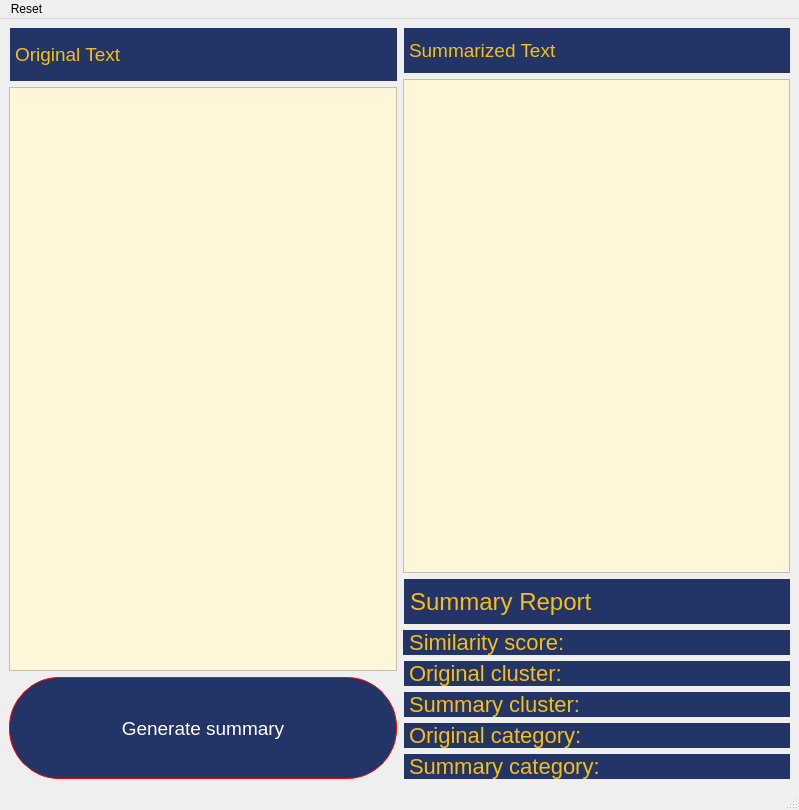
<?xml version="1.0" encoding="UTF-8"?>
<ui version="4.0">
 <class>MainWindow</class>
 <widget class="QMainWindow" name="MainWindow">
  <property name="geometry">
   <rect>
    <x>0</x>
    <y>0</y>
    <width>799</width>
    <height>810</height>
   </rect>
  </property>
  <property name="windowTitle">
   <string>MainWindow</string>
  </property>
  <widget class="QWidget" name="centralwidget">
   <layout class="QGridLayout" name="gridLayout">
    <item row="0" column="0">
     <layout class="QHBoxLayout" name="horizontalLayout" stretch="0,0">
      <item>
       <layout class="QVBoxLayout" name="verticalLayout" stretch="1,11,0">
        <item>
         <widget class="QLabel" name="label">
          <property name="sizePolicy">
           <sizepolicy hsizetype="Expanding" vsizetype="Expanding">
            <horstretch>0</horstretch>
            <verstretch>0</verstretch>
           </sizepolicy>
          </property>
          <property name="palette">
           <palette>
            <active>
             <colorrole role="WindowText">
              <brush brushstyle="SolidPattern">
               <color alpha="255">
                <red>247</red>
                <green>190</green>
                <blue>22</blue>
               </color>
              </brush>
             </colorrole>
             <colorrole role="Button">
              <brush brushstyle="SolidPattern">
               <color alpha="255">
                <red>35</red>
                <green>53</green>
                <blue>103</blue>
               </color>
              </brush>
             </colorrole>
             <colorrole role="Light">
              <brush brushstyle="SolidPattern">
               <color alpha="255">
                <red>110</red>
                <green>169</green>
                <blue>255</blue>
               </color>
              </brush>
             </colorrole>
             <colorrole role="Midlight">
              <brush brushstyle="SolidPattern">
               <color alpha="255">
                <red>80</red>
                <green>140</green>
                <blue>227</blue>
               </color>
              </brush>
             </colorrole>
             <colorrole role="Dark">
              <brush brushstyle="SolidPattern">
               <color alpha="255">
                <red>25</red>
                <green>55</green>
                <blue>100</blue>
               </color>
              </brush>
             </colorrole>
             <colorrole role="Mid">
              <brush brushstyle="SolidPattern">
               <color alpha="255">
                <red>34</red>
                <green>74</green>
                <blue>133</blue>
               </color>
              </brush>
             </colorrole>
             <colorrole role="Text">
              <brush brushstyle="SolidPattern">
               <color alpha="255">
                <red>247</red>
                <green>190</green>
                <blue>22</blue>
               </color>
              </brush>
             </colorrole>
             <colorrole role="BrightText">
              <brush brushstyle="SolidPattern">
               <color alpha="255">
                <red>255</red>
                <green>255</green>
                <blue>255</blue>
               </color>
              </brush>
             </colorrole>
             <colorrole role="ButtonText">
              <brush brushstyle="SolidPattern">
               <color alpha="255">
                <red>247</red>
                <green>190</green>
                <blue>22</blue>
               </color>
              </brush>
             </colorrole>
             <colorrole role="Base">
              <brush brushstyle="SolidPattern">
               <color alpha="255">
                <red>35</red>
                <green>53</green>
                <blue>103</blue>
               </color>
              </brush>
             </colorrole>
             <colorrole role="Window">
              <brush brushstyle="SolidPattern">
               <color alpha="255">
                <red>35</red>
                <green>53</green>
                <blue>103</blue>
               </color>
              </brush>
             </colorrole>
             <colorrole role="Shadow">
              <brush brushstyle="SolidPattern">
               <color alpha="255">
                <red>0</red>
                <green>0</green>
                <blue>0</blue>
               </color>
              </brush>
             </colorrole>
             <colorrole role="AlternateBase">
              <brush brushstyle="SolidPattern">
               <color alpha="255">
                <red>153</red>
                <green>183</green>
                <blue>227</blue>
               </color>
              </brush>
             </colorrole>
             <colorrole role="ToolTipBase">
              <brush brushstyle="SolidPattern">
               <color alpha="255">
                <red>255</red>
                <green>255</green>
                <blue>220</blue>
               </color>
              </brush>
             </colorrole>
             <colorrole role="ToolTipText">
              <brush brushstyle="SolidPattern">
               <color alpha="255">
                <red>0</red>
                <green>0</green>
                <blue>0</blue>
               </color>
              </brush>
             </colorrole>
             <colorrole role="PlaceholderText">
              <brush brushstyle="SolidPattern">
               <color alpha="128">
                <red>0</red>
                <green>0</green>
                <blue>0</blue>
               </color>
              </brush>
             </colorrole>
            </active>
            <inactive>
             <colorrole role="WindowText">
              <brush brushstyle="SolidPattern">
               <color alpha="255">
                <red>247</red>
                <green>190</green>
                <blue>22</blue>
               </color>
              </brush>
             </colorrole>
             <colorrole role="Button">
              <brush brushstyle="SolidPattern">
               <color alpha="255">
                <red>35</red>
                <green>53</green>
                <blue>103</blue>
               </color>
              </brush>
             </colorrole>
             <colorrole role="Light">
              <brush brushstyle="SolidPattern">
               <color alpha="255">
                <red>110</red>
                <green>169</green>
                <blue>255</blue>
               </color>
              </brush>
             </colorrole>
             <colorrole role="Midlight">
              <brush brushstyle="SolidPattern">
               <color alpha="255">
                <red>80</red>
                <green>140</green>
                <blue>227</blue>
               </color>
              </brush>
             </colorrole>
             <colorrole role="Dark">
              <brush brushstyle="SolidPattern">
               <color alpha="255">
                <red>25</red>
                <green>55</green>
                <blue>100</blue>
               </color>
              </brush>
             </colorrole>
             <colorrole role="Mid">
              <brush brushstyle="SolidPattern">
               <color alpha="255">
                <red>34</red>
                <green>74</green>
                <blue>133</blue>
               </color>
              </brush>
             </colorrole>
             <colorrole role="Text">
              <brush brushstyle="SolidPattern">
               <color alpha="255">
                <red>247</red>
                <green>190</green>
                <blue>22</blue>
               </color>
              </brush>
             </colorrole>
             <colorrole role="BrightText">
              <brush brushstyle="SolidPattern">
               <color alpha="255">
                <red>255</red>
                <green>255</green>
                <blue>255</blue>
               </color>
              </brush>
             </colorrole>
             <colorrole role="ButtonText">
              <brush brushstyle="SolidPattern">
               <color alpha="255">
                <red>247</red>
                <green>190</green>
                <blue>22</blue>
               </color>
              </brush>
             </colorrole>
             <colorrole role="Base">
              <brush brushstyle="SolidPattern">
               <color alpha="255">
                <red>35</red>
                <green>53</green>
                <blue>103</blue>
               </color>
              </brush>
             </colorrole>
             <colorrole role="Window">
              <brush brushstyle="SolidPattern">
               <color alpha="255">
                <red>35</red>
                <green>53</green>
                <blue>103</blue>
               </color>
              </brush>
             </colorrole>
             <colorrole role="Shadow">
              <brush brushstyle="SolidPattern">
               <color alpha="255">
                <red>0</red>
                <green>0</green>
                <blue>0</blue>
               </color>
              </brush>
             </colorrole>
             <colorrole role="AlternateBase">
              <brush brushstyle="SolidPattern">
               <color alpha="255">
                <red>153</red>
                <green>183</green>
                <blue>227</blue>
               </color>
              </brush>
             </colorrole>
             <colorrole role="ToolTipBase">
              <brush brushstyle="SolidPattern">
               <color alpha="255">
                <red>255</red>
                <green>255</green>
                <blue>220</blue>
               </color>
              </brush>
             </colorrole>
             <colorrole role="ToolTipText">
              <brush brushstyle="SolidPattern">
               <color alpha="255">
                <red>0</red>
                <green>0</green>
                <blue>0</blue>
               </color>
              </brush>
             </colorrole>
             <colorrole role="PlaceholderText">
              <brush brushstyle="SolidPattern">
               <color alpha="128">
                <red>0</red>
                <green>0</green>
                <blue>0</blue>
               </color>
              </brush>
             </colorrole>
            </inactive>
            <disabled>
             <colorrole role="WindowText">
              <brush brushstyle="SolidPattern">
               <color alpha="255">
                <red>247</red>
                <green>190</green>
                <blue>22</blue>
               </color>
              </brush>
             </colorrole>
             <colorrole role="Button">
              <brush brushstyle="SolidPattern">
               <color alpha="255">
                <red>35</red>
                <green>53</green>
                <blue>103</blue>
               </color>
              </brush>
             </colorrole>
             <colorrole role="Light">
              <brush brushstyle="SolidPattern">
               <color alpha="255">
                <red>110</red>
                <green>169</green>
                <blue>255</blue>
               </color>
              </brush>
             </colorrole>
             <colorrole role="Midlight">
              <brush brushstyle="SolidPattern">
               <color alpha="255">
                <red>80</red>
                <green>140</green>
                <blue>227</blue>
               </color>
              </brush>
             </colorrole>
             <colorrole role="Dark">
              <brush brushstyle="SolidPattern">
               <color alpha="255">
                <red>25</red>
                <green>55</green>
                <blue>100</blue>
               </color>
              </brush>
             </colorrole>
             <colorrole role="Mid">
              <brush brushstyle="SolidPattern">
               <color alpha="255">
                <red>34</red>
                <green>74</green>
                <blue>133</blue>
               </color>
              </brush>
             </colorrole>
             <colorrole role="Text">
              <brush brushstyle="SolidPattern">
               <color alpha="255">
                <red>247</red>
                <green>190</green>
                <blue>22</blue>
               </color>
              </brush>
             </colorrole>
             <colorrole role="BrightText">
              <brush brushstyle="SolidPattern">
               <color alpha="255">
                <red>255</red>
                <green>255</green>
                <blue>255</blue>
               </color>
              </brush>
             </colorrole>
             <colorrole role="ButtonText">
              <brush brushstyle="SolidPattern">
               <color alpha="255">
                <red>247</red>
                <green>190</green>
                <blue>22</blue>
               </color>
              </brush>
             </colorrole>
             <colorrole role="Base">
              <brush brushstyle="SolidPattern">
               <color alpha="255">
                <red>35</red>
                <green>53</green>
                <blue>103</blue>
               </color>
              </brush>
             </colorrole>
             <colorrole role="Window">
              <brush brushstyle="SolidPattern">
               <color alpha="255">
                <red>35</red>
                <green>53</green>
                <blue>103</blue>
               </color>
              </brush>
             </colorrole>
             <colorrole role="Shadow">
              <brush brushstyle="SolidPattern">
               <color alpha="255">
                <red>0</red>
                <green>0</green>
                <blue>0</blue>
               </color>
              </brush>
             </colorrole>
             <colorrole role="AlternateBase">
              <brush brushstyle="SolidPattern">
               <color alpha="255">
                <red>51</red>
                <green>111</green>
                <blue>200</blue>
               </color>
              </brush>
             </colorrole>
             <colorrole role="ToolTipBase">
              <brush brushstyle="SolidPattern">
               <color alpha="255">
                <red>255</red>
                <green>255</green>
                <blue>220</blue>
               </color>
              </brush>
             </colorrole>
             <colorrole role="ToolTipText">
              <brush brushstyle="SolidPattern">
               <color alpha="255">
                <red>0</red>
                <green>0</green>
                <blue>0</blue>
               </color>
              </brush>
             </colorrole>
             <colorrole role="PlaceholderText">
              <brush brushstyle="SolidPattern">
               <color alpha="128">
                <red>0</red>
                <green>0</green>
                <blue>0</blue>
               </color>
              </brush>
             </colorrole>
            </disabled>
           </palette>
          </property>
          <property name="styleSheet">
           <string notr="true">background-color: #233567;
font-size: 19px;
font-style: blod ;
color: #F7BE16;
margin-left: 1px;</string>
          </property>
          <property name="frameShape">
           <enum>QFrame::NoFrame</enum>
          </property>
          <property name="frameShadow">
           <enum>QFrame::Raised</enum>
          </property>
          <property name="text">
           <string>Original Text</string>
          </property>
         </widget>
        </item>
        <item>
         <widget class="QTextEdit" name="textEdit">
          <property name="enabled">
           <bool>true</bool>
          </property>
          <property name="sizePolicy">
           <sizepolicy hsizetype="Expanding" vsizetype="Expanding">
            <horstretch>0</horstretch>
            <verstretch>0</verstretch>
           </sizepolicy>
          </property>
          <property name="sizeIncrement">
           <size>
            <width>0</width>
            <height>0</height>
           </size>
          </property>
          <property name="baseSize">
           <size>
            <width>0</width>
            <height>0</height>
           </size>
          </property>
          <property name="styleSheet">
           <string notr="true">background-color : #fff6da;</string>
          </property>
         </widget>
        </item>
        <item>
         <widget class="QPushButton" name="pushButton">
          <property name="sizePolicy">
           <sizepolicy hsizetype="Expanding" vsizetype="Expanding">
            <horstretch>0</horstretch>
            <verstretch>0</verstretch>
           </sizepolicy>
          </property>
          <property name="styleSheet">
           <string notr="true"> border-style: solid;
 border-width:1px;
 border-radius: 50px;
 border-color: red;
 max-width: 1000px;
 max-height: 100px;
 min-width: 100px;
 min-height: 100px;
color: #FFFFFF;
background-color: #233567;
font-size: 19px;
font-style: blod ;</string>
          </property>
          <property name="text">
           <string>Generate summary</string>
          </property>
         </widget>
        </item>
       </layout>
      </item>
      <item>
       <layout class="QVBoxLayout" name="verticalLayout_2" stretch="1,11,1,0,0">
        <item>
         <widget class="QLabel" name="label_2">
          <property name="styleSheet">
           <string notr="true">background-color: #233567;
font-size: 19px;
font-style: blod ;
color: #F7BE16;
margin-left: 1px;</string>
          </property>
          <property name="text">
           <string>Summarized Text</string>
          </property>
         </widget>
        </item>
        <item>
         <widget class="QTextEdit" name="textEdit_2">
          <property name="styleSheet">
           <string notr="true">background-color : #fff6da;</string>
          </property>
         </widget>
        </item>
        <item>
         <layout class="QHBoxLayout" name="horizontalLayout_2">
          <item>
           <widget class="QLabel" name="label_7">
            <property name="styleSheet">
             <string notr="true">background-color: #233567;
font-size: 24px;
font-style: blod ;
color: #F7BE16;
margin-left: 1px;
</string>
            </property>
            <property name="text">
             <string>Summary Report</string>
            </property>
           </widget>
          </item>
         </layout>
        </item>
        <item>
         <layout class="QVBoxLayout" name="verticalLayout_4" stretch="0,0,0">
          <item>
           <widget class="QLabel" name="label_3">
            <property name="styleSheet">
             <string notr="true">background-color: #233567;
font-size: 22px;
font-style: blod ;
color: #F7BE16;</string>
            </property>
            <property name="text">
             <string> Similarity score:</string>
            </property>
           </widget>
          </item>
          <item>
           <widget class="QLabel" name="label_8">
            <property name="styleSheet">
             <string notr="true">background-color: #233567;
font-size: 22px;
font-style: blod ;
color: #F7BE16;
margin-left: 1px;
</string>
            </property>
            <property name="text">
             <string>Original cluster:</string>
            </property>
           </widget>
          </item>
          <item>
           <widget class="QLabel" name="label_9">
            <property name="styleSheet">
             <string notr="true">background-color: #233567;
font-size: 22px;
font-style: blod ;
color: #F7BE16;
margin-left: 1px;
</string>
            </property>
            <property name="text">
             <string>Summary cluster:</string>
            </property>
           </widget>
          </item>
         </layout>
        </item>
        <item>
         <layout class="QVBoxLayout" name="verticalLayout_3" stretch="0,0">
          <item>
           <widget class="QLabel" name="label_5">
            <property name="styleSheet">
             <string notr="true">background-color: #233567;
font-size: 22px;
font-style: blod ;
color: #F7BE16;
margin-left: 1px;
</string>
            </property>
            <property name="text">
             <string>Original category:</string>
            </property>
           </widget>
          </item>
          <item>
           <widget class="QLabel" name="label_6">
            <property name="styleSheet">
             <string notr="true">background-color: #233567;
font-size: 22px;
font-style: blod ;
color: #F7BE16;
margin-left: 1px;
</string>
            </property>
            <property name="text">
             <string>Summary category:</string>
            </property>
           </widget>
          </item>
         </layout>
        </item>
       </layout>
      </item>
     </layout>
    </item>
   </layout>
  </widget>
  <widget class="QMenuBar" name="menubar">
   <property name="geometry">
    <rect>
     <x>0</x>
     <y>0</y>
     <width>799</width>
     <height>21</height>
    </rect>
   </property>
   <widget class="QMenu" name="menuRun">
    <property name="title">
     <string>Reset</string>
    </property>
   </widget>
   <addaction name="menuRun"/>
  </widget>
  <widget class="QStatusBar" name="statusbar"/>
 </widget>
 <resources/>
 <connections/>
</ui>
